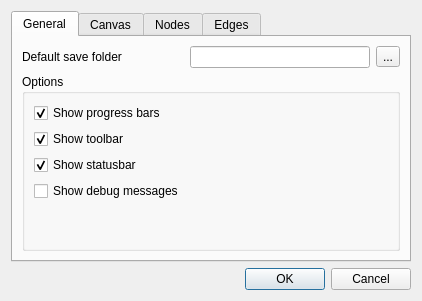
<?xml version="1.0" encoding="UTF-8"?>
<ui version="4.0">
 <class>PreferencesDialog</class>
 <widget class="QDialog" name="PreferencesDialog">
  <property name="geometry">
   <rect>
    <x>0</x>
    <y>0</y>
    <width>422</width>
    <height>300</height>
   </rect>
  </property>
  <property name="windowTitle">
   <string>Dialog</string>
  </property>
  <layout class="QGridLayout" name="gridLayout">
   <item row="2" column="0">
    <widget class="QDialogButtonBox" name="buttonBox">
     <property name="orientation">
      <enum>Qt::Horizontal</enum>
     </property>
     <property name="standardButtons">
      <set>QDialogButtonBox::Cancel|QDialogButtonBox::Ok</set>
     </property>
    </widget>
   </item>
   <item row="0" column="0">
    <widget class="QTabWidget" name="tabWidget">
     <property name="currentIndex">
      <number>0</number>
     </property>
     <widget class="QWidget" name="generalTab">
      <attribute name="title">
       <string>General</string>
      </attribute>
      <layout class="QGridLayout" name="gridLayout_2">
       <item row="0" column="0">
        <layout class="QHBoxLayout" name="horizontalLayout">
         <item>
          <widget class="QLabel" name="label">
           <property name="text">
            <string>Default save folder</string>
           </property>
          </widget>
         </item>
         <item>
          <spacer name="horizontalSpacer">
           <property name="orientation">
            <enum>Qt::Horizontal</enum>
           </property>
           <property name="sizeHint" stdset="0">
            <size>
             <width>40</width>
             <height>20</height>
            </size>
           </property>
          </spacer>
         </item>
         <item>
          <widget class="QLineEdit" name="dataDirEdit">
           <property name="minimumSize">
            <size>
             <width>180</width>
             <height>0</height>
            </size>
           </property>
           <property name="toolTip">
            <string>&lt;html&gt;&lt;head/&gt;&lt;body&gt;&lt;p&gt;&lt;span style=&quot; font-weight:600;&quot;&gt;Default Save / Export folder &lt;/span&gt;&lt;/p&gt;&lt;p&gt;This is the path of the folder where all SocNetV files and reports will be saved. &lt;/p&gt;&lt;p&gt;Click the button on the right to select a new folder. &lt;/p&gt;&lt;p&gt;This is a permanent setting, it will be the default of the application every time you run SocNetV. If the folder does not exist, it wil be created.&lt;/p&gt;&lt;/body&gt;&lt;/html&gt;</string>
           </property>
           <property name="whatsThis">
            <string>&lt;html&gt;&lt;head/&gt;&lt;body&gt;&lt;p&gt;&lt;span style=&quot; font-weight:600;&quot;&gt;Default Save / Export folder &lt;/span&gt;&lt;/p&gt;&lt;p&gt;This is the path of the folder where all SocNetV files and reports will be saved. &lt;/p&gt;&lt;p&gt;Click the button on the right to select a new folder. &lt;/p&gt;&lt;p&gt;This is a permanent setting, it will be the default of the application every time you run SocNetV. If the folder does not exist, it wil be created.&lt;/p&gt;&lt;/body&gt;&lt;/html&gt;</string>
           </property>
          </widget>
         </item>
         <item>
          <widget class="QToolButton" name="dataDirSelectButton">
           <property name="toolTip">
            <string>&lt;html&gt;&lt;head/&gt;&lt;body&gt;&lt;p&gt;&lt;span style=&quot; font-weight:600;&quot;&gt;Default Save / Export folder &lt;/span&gt;&lt;/p&gt;&lt;p&gt;Click this button to select a folder, where all SocNetV files and reports will be saved by default.  &lt;/p&gt;&lt;p&gt;This is a permanent setting, it will be the default of the application every time you run SocNetV. If the folder does not exist, it wil be created.&lt;/p&gt;&lt;/body&gt;&lt;/html&gt;</string>
           </property>
           <property name="whatsThis">
            <string>&lt;html&gt;&lt;head/&gt;&lt;body&gt;&lt;p&gt;&lt;span style=&quot; font-weight:600;&quot;&gt;Default Save / Export folder &lt;/span&gt;&lt;/p&gt;&lt;p&gt;Click this button to select a folder, where all SocNetV files and reports will be saved by default. &lt;/p&gt;&lt;p&gt;This is a permanent setting, it will be the default of the application every time you run SocNetV. If the folder does not exist, it wil be created.&lt;/p&gt;&lt;/body&gt;&lt;/html&gt;</string>
           </property>
           <property name="text">
            <string>...</string>
           </property>
          </widget>
         </item>
        </layout>
       </item>
       <item row="1" column="0">
        <widget class="QGroupBox" name="groupBox">
         <property name="title">
          <string>Options</string>
         </property>
         <layout class="QFormLayout" name="formLayout">
          <item row="0" column="0">
           <widget class="QCheckBox" name="progressBarsChkBox">
            <property name="toolTip">
             <string>&lt;html&gt;&lt;head/&gt;&lt;body&gt;&lt;p&gt;&lt;span style=&quot; font-weight:600;&quot;&gt;Progress Bars&lt;/span&gt;&lt;/p&gt;&lt;p&gt;Enable or disable the application Progress Bars.&lt;/p&gt;&lt;p&gt;Progress Bars may appear during time-cost operations. &lt;/p&gt;&lt;p&gt;Enabling Progress Bars has a significant cpu cost but lets you know about the progress of a given operation.&lt;/p&gt;&lt;p&gt;This is a permanent setting, it will be the default of the application every time you run SocNetV. &lt;/p&gt;&lt;/body&gt;&lt;/html&gt;</string>
            </property>
            <property name="whatsThis">
             <string>&lt;html&gt;&lt;head/&gt;&lt;body&gt;&lt;p&gt;&lt;span style=&quot; font-weight:600;&quot;&gt;Progress Bars&lt;/span&gt;&lt;/p&gt;&lt;p&gt;Enable or disable the application Progress Bars.&lt;/p&gt;&lt;p&gt;Progress Bars may appear during time-cost operations. &lt;/p&gt;&lt;p&gt;Enabling Progress Bars has a significant cpu cost but lets you know about the progress of a given operation.&lt;/p&gt;&lt;p&gt;This is a permanent setting, it will be the default of the application every time you run SocNetV. &lt;/p&gt;&lt;/body&gt;&lt;/html&gt;</string>
            </property>
            <property name="layoutDirection">
             <enum>Qt::LeftToRight</enum>
            </property>
            <property name="text">
             <string>Show progress bars</string>
            </property>
            <property name="checked">
             <bool>true</bool>
            </property>
           </widget>
          </item>
          <item row="1" column="0">
           <widget class="QCheckBox" name="toolBarChkBox">
            <property name="toolTip">
             <string>&lt;html&gt;&lt;head/&gt;&lt;body&gt;&lt;p&gt;&lt;span style=&quot; font-weight:600;&quot;&gt;Toolbar&lt;/span&gt;&lt;/p&gt;&lt;p&gt;Enable or disable the application toolbar.&lt;/p&gt;&lt;p&gt;The toolbar is the widget right below the menu, and carries useful icons. You can disable it if you like from here...&lt;/p&gt;&lt;p&gt;This is a permanent setting, it will be the default of the application every time you run SocNetV. &lt;/p&gt;&lt;/body&gt;&lt;/html&gt;</string>
            </property>
            <property name="whatsThis">
             <string>&lt;html&gt;&lt;head/&gt;&lt;body&gt;&lt;p&gt;&lt;span style=&quot; font-weight:600;&quot;&gt;Toolbar&lt;/span&gt;&lt;/p&gt;&lt;p&gt;Enable or disable the application toolbar.&lt;/p&gt;&lt;p&gt;The toolbar is the widget right below the menu, and carries useful icons. You can disable it if you like from here...&lt;/p&gt;&lt;p&gt;This is a permanent setting, it will be the default of the application every time you run SocNetV. &lt;/p&gt;&lt;/body&gt;&lt;/html&gt;</string>
            </property>
            <property name="layoutDirection">
             <enum>Qt::LeftToRight</enum>
            </property>
            <property name="text">
             <string>Show toolbar</string>
            </property>
            <property name="checked">
             <bool>true</bool>
            </property>
           </widget>
          </item>
          <item row="2" column="0">
           <widget class="QCheckBox" name="statusBarChkBox">
            <property name="toolTip">
             <string>&lt;html&gt;&lt;head/&gt;&lt;body&gt;&lt;p&gt;&lt;span style=&quot; font-weight:600;&quot;&gt;Statusbar&lt;/span&gt;&lt;/p&gt;&lt;p&gt;Enable or disable the application statusbar.&lt;/p&gt;&lt;p&gt;The statusbar is the widget at the bottom of the window, where messages appear. &lt;/p&gt;&lt;p&gt;This is a permanent setting, it will be the default of the application every time you run SocNetV. &lt;/p&gt;&lt;/body&gt;&lt;/html&gt;</string>
            </property>
            <property name="whatsThis">
             <string>&lt;html&gt;&lt;head/&gt;&lt;body&gt;&lt;p&gt;&lt;span style=&quot; font-weight:600;&quot;&gt;Statusbar&lt;/span&gt;&lt;/p&gt;&lt;p&gt;Enable or disable the application statusbar.&lt;/p&gt;&lt;p&gt;The statusbar is the widget at the bottom of the window, where messages appear. &lt;/p&gt;&lt;p&gt;This is a permanent setting, it will be the default of the application every time you run SocNetV. &lt;/p&gt;&lt;/body&gt;&lt;/html&gt;</string>
            </property>
            <property name="layoutDirection">
             <enum>Qt::LeftToRight</enum>
            </property>
            <property name="text">
             <string>Show statusbar</string>
            </property>
            <property name="checked">
             <bool>true</bool>
            </property>
           </widget>
          </item>
          <item row="3" column="0">
           <widget class="QCheckBox" name="debugChkBox">
            <property name="toolTip">
             <string>&lt;html&gt;&lt;head/&gt;&lt;body&gt;&lt;p&gt;&lt;span style=&quot; font-weight:600;&quot;&gt;Debug Messages&lt;/span&gt;&lt;/p&gt;&lt;p&gt;Enables or disable debug messages to strerr. &lt;/p&gt;&lt;p&gt;Enabling has a significant cpu cost but lets you know what SocNetV is actually doing.&lt;/p&gt;&lt;p&gt;This is a permanent setting, it will be the default of the application every time you run SocNetV. &lt;/p&gt;&lt;/body&gt;&lt;/html&gt;</string>
            </property>
            <property name="whatsThis">
             <string>&lt;html&gt;&lt;head/&gt;&lt;body&gt;&lt;p&gt;&lt;span style=&quot; font-weight:600;&quot;&gt;Debug Messages&lt;/span&gt;&lt;/p&gt;&lt;p&gt;Enables or disable debug messages to strerr. &lt;/p&gt;&lt;p&gt;Enabling has a significant cpu cost but lets you know what SocNetV is actually doing.&lt;/p&gt;&lt;p&gt;This is a permanent setting, it will be the default of the application every time you run SocNetV. &lt;/p&gt;&lt;/body&gt;&lt;/html&gt;</string>
            </property>
            <property name="layoutDirection">
             <enum>Qt::LeftToRight</enum>
            </property>
            <property name="text">
             <string>Show debug messages</string>
            </property>
           </widget>
          </item>
         </layout>
        </widget>
       </item>
      </layout>
     </widget>
     <widget class="QWidget" name="canvasTab">
      <attribute name="title">
       <string>Canvas</string>
      </attribute>
      <layout class="QGridLayout" name="gridLayout_3">
       <item row="0" column="0">
        <layout class="QHBoxLayout" name="horizontalLayout_3">
         <item>
          <widget class="QLabel" name="label_4">
           <property name="font">
            <font>
             <family>Ubuntu</family>
             <pointsize>10</pointsize>
             <weight>50</weight>
             <bold>false</bold>
            </font>
           </property>
           <property name="text">
            <string>Background color</string>
           </property>
          </widget>
         </item>
         <item>
          <spacer name="horizontalSpacer_3">
           <property name="font">
            <font>
             <family>DejaVu Sans</family>
             <pointsize>11</pointsize>
            </font>
           </property>
           <property name="orientation">
            <enum>Qt::Horizontal</enum>
           </property>
           <property name="sizeHint" stdset="0">
            <size>
             <width>40</width>
             <height>20</height>
            </size>
           </property>
          </spacer>
         </item>
         <item>
          <widget class="QToolButton" name="bgColorButton">
           <property name="minimumSize">
            <size>
             <width>60</width>
             <height>25</height>
            </size>
           </property>
           <property name="font">
            <font>
             <family>DejaVu Sans</family>
             <pointsize>11</pointsize>
            </font>
           </property>
           <property name="toolTip">
            <string>&lt;html&gt;&lt;head/&gt;&lt;body&gt;&lt;p&gt;&lt;span style=&quot; font-weight:600;&quot;&gt;Background color&lt;/span&gt;&lt;/p&gt;&lt;p&gt;Click this button to select a new background color. &lt;/p&gt;&lt;p&gt;This is a permanent setting, it will be the default of the application every time you run SocNetV. &lt;/p&gt;&lt;/body&gt;&lt;/html&gt;</string>
           </property>
           <property name="whatsThis">
            <string>&lt;html&gt;&lt;head/&gt;&lt;body&gt;&lt;p&gt;&lt;span style=&quot; font-weight:600;&quot;&gt;Background color&lt;/span&gt;&lt;/p&gt;&lt;p&gt;Click this button to select a new background color. &lt;/p&gt;&lt;p&gt;This is a permanent setting, it will be the default of the application every time you run SocNetV. &lt;/p&gt;&lt;/body&gt;&lt;/html&gt;</string>
           </property>
           <property name="text">
            <string>...</string>
           </property>
           <property name="iconSize">
            <size>
             <width>60</width>
             <height>20</height>
            </size>
           </property>
          </widget>
         </item>
        </layout>
       </item>
       <item row="1" column="0">
        <layout class="QHBoxLayout" name="horizontalLayout_2">
         <item>
          <widget class="QLabel" name="label_2">
           <property name="text">
            <string>Background Image</string>
           </property>
          </widget>
         </item>
         <item>
          <spacer name="horizontalSpacer_2">
           <property name="orientation">
            <enum>Qt::Horizontal</enum>
           </property>
           <property name="sizeHint" stdset="0">
            <size>
             <width>40</width>
             <height>20</height>
            </size>
           </property>
          </spacer>
         </item>
         <item>
          <widget class="QLineEdit" name="bgImageSelectEdit">
           <property name="minimumSize">
            <size>
             <width>200</width>
             <height>0</height>
            </size>
           </property>
           <property name="toolTip">
            <string>&lt;html&gt;&lt;head/&gt;&lt;body&gt;&lt;p&gt;&lt;span style=&quot; font-weight:600;&quot;&gt;Background image&lt;/span&gt;&lt;/p&gt;&lt;p&gt;This is the path of the default background image. &lt;/p&gt;&lt;p&gt;Click the button on the right to select a new background image.&lt;/p&gt;&lt;p&gt;This is a permanent setting, it will be the default of the application every time you run SocNetV. If the file does not exist, the default background color will be used.&lt;/p&gt;&lt;/body&gt;&lt;/html&gt;</string>
           </property>
           <property name="whatsThis">
            <string>&lt;html&gt;&lt;head/&gt;&lt;body&gt;&lt;p&gt;&lt;span style=&quot; font-weight:600;&quot;&gt;Background image&lt;/span&gt;&lt;/p&gt;&lt;p&gt;This is the path of the default background image. &lt;/p&gt;&lt;p&gt;Click the button on the right to select a new background image.&lt;/p&gt;&lt;p&gt;This is a permanent setting, it will be the default of the application every time you run SocNetV. If the file does not exist, the default background color will be used.&lt;/p&gt;&lt;/body&gt;&lt;/html&gt;</string>
           </property>
          </widget>
         </item>
         <item>
          <widget class="QToolButton" name="bgImageSelectButton">
           <property name="toolTip">
            <string>&lt;html&gt;&lt;head/&gt;&lt;body&gt;&lt;p&gt;&lt;span style=&quot; font-weight:600;&quot;&gt;Background image&lt;/span&gt;&lt;/p&gt;&lt;p&gt;Click this button to select a new background image.&lt;/p&gt;&lt;p&gt;This is a permanent setting, it will be the default of the application every time you run SocNetV.  If the file does not exist, the default background color will be used.&lt;/p&gt;&lt;/body&gt;&lt;/html&gt;</string>
           </property>
           <property name="whatsThis">
            <string>&lt;html&gt;&lt;head/&gt;&lt;body&gt;&lt;p&gt;&lt;span style=&quot; font-weight:600;&quot;&gt;Background image&lt;/span&gt;&lt;/p&gt;&lt;p&gt;Click this button to select a new background image.&lt;/p&gt;&lt;p&gt;This is a permanent setting, it will be the default of the application every time you run SocNetV. If the file does not exist, the default background color will be used.&lt;/p&gt;&lt;/body&gt;&lt;/html&gt;</string>
           </property>
           <property name="text">
            <string>...</string>
           </property>
          </widget>
         </item>
        </layout>
       </item>
       <item row="2" column="0">
        <widget class="QGroupBox" name="groupBox_2">
         <property name="title">
          <string>Options</string>
         </property>
         <layout class="QFormLayout" name="formLayout_2">
          <property name="fieldGrowthPolicy">
           <enum>QFormLayout::AllNonFixedFieldsGrow</enum>
          </property>
          <item row="0" column="0">
           <widget class="QCheckBox" name="antialiasingChkBox">
            <property name="toolTip">
             <string>&lt;html&gt;&lt;head/&gt;&lt;body&gt;&lt;p&gt;&lt;span style=&quot; font-weight:600;&quot;&gt;Anti-Aliasing&lt;/span&gt;&lt;/p&gt;&lt;p&gt;Enable or disable Anti-Aliasing.&lt;/p&gt;&lt;p&gt;Anti-aliasing is a technique which makes nodes, lines and text, smoother and fancier. But it comes at the cost of speed... &lt;/p&gt;&lt;p&gt;This is a permanent setting, it will be the default of the application every time you run SocNetV. &lt;/p&gt;&lt;p&gt;&lt;br/&gt;&lt;/p&gt;&lt;/body&gt;&lt;/html&gt;</string>
            </property>
            <property name="whatsThis">
             <string>&lt;html&gt;&lt;head/&gt;&lt;body&gt;&lt;p&gt;&lt;span style=&quot; font-weight:600;&quot;&gt;Anti-Aliasing&lt;/span&gt;&lt;/p&gt;&lt;p&gt;Enable or disable Anti-Aliasing.&lt;/p&gt;&lt;p&gt;Anti-aliasing is a technique which makes nodes, lines and text, smoother and fancier. But it comes at the cost of speed... &lt;/p&gt;&lt;p&gt;This is a permanent setting, it will be the default of the application every time you run SocNetV. &lt;/p&gt;&lt;p&gt;&lt;br/&gt;&lt;/p&gt;&lt;/body&gt;&lt;/html&gt;</string>
            </property>
            <property name="layoutDirection">
             <enum>Qt::LeftToRight</enum>
            </property>
            <property name="text">
             <string>Enable antialiasing</string>
            </property>
           </widget>
          </item>
         </layout>
        </widget>
       </item>
      </layout>
     </widget>
     <widget class="QWidget" name="nodesTab">
      <attribute name="title">
       <string>Nodes</string>
      </attribute>
      <layout class="QGridLayout" name="gridLayout_4">
       <item row="0" column="0">
        <layout class="QHBoxLayout" name="horizontalLayout_4">
         <item>
          <widget class="QLabel" name="label_6">
           <property name="font">
            <font>
             <family>DejaVu Sans</family>
             <pointsize>11</pointsize>
            </font>
           </property>
           <property name="text">
            <string>Default color</string>
           </property>
          </widget>
         </item>
         <item>
          <spacer name="horizontalSpacer_5">
           <property name="font">
            <font>
             <family>DejaVu Sans</family>
             <pointsize>11</pointsize>
            </font>
           </property>
           <property name="orientation">
            <enum>Qt::Horizontal</enum>
           </property>
           <property name="sizeHint" stdset="0">
            <size>
             <width>40</width>
             <height>20</height>
            </size>
           </property>
          </spacer>
         </item>
         <item>
          <widget class="QToolButton" name="colorButton">
           <property name="minimumSize">
            <size>
             <width>60</width>
             <height>25</height>
            </size>
           </property>
           <property name="font">
            <font>
             <family>DejaVu Sans</family>
             <pointsize>11</pointsize>
            </font>
           </property>
           <property name="text">
            <string>...</string>
           </property>
           <property name="iconSize">
            <size>
             <width>60</width>
             <height>20</height>
            </size>
           </property>
          </widget>
         </item>
        </layout>
       </item>
       <item row="1" column="0">
        <layout class="QHBoxLayout" name="horizontalLayout_5">
         <item>
          <widget class="QLabel" name="label_5">
           <property name="font">
            <font>
             <family>DejaVu Sans</family>
             <pointsize>11</pointsize>
            </font>
           </property>
           <property name="text">
            <string>Default shape</string>
           </property>
          </widget>
         </item>
         <item>
          <spacer name="horizontalSpacer_4">
           <property name="font">
            <font>
             <family>DejaVu Sans</family>
             <pointsize>11</pointsize>
            </font>
           </property>
           <property name="orientation">
            <enum>Qt::Horizontal</enum>
           </property>
           <property name="sizeHint" stdset="0">
            <size>
             <width>40</width>
             <height>20</height>
            </size>
           </property>
          </spacer>
         </item>
         <item>
          <widget class="QRadioButton" name="boxRadio">
           <property name="font">
            <font>
             <family>DejaVu Sans</family>
             <pointsize>11</pointsize>
            </font>
           </property>
           <property name="text">
            <string/>
           </property>
           <property name="icon">
            <iconset resource="../src.qrc">
             <normaloff>:/images/box.png</normaloff>:/images/box.png</iconset>
           </property>
          </widget>
         </item>
         <item>
          <widget class="QRadioButton" name="circleRadio">
           <property name="font">
            <font>
             <family>DejaVu Sans</family>
             <pointsize>11</pointsize>
            </font>
           </property>
           <property name="text">
            <string/>
           </property>
           <property name="icon">
            <iconset resource="../src.qrc">
             <normaloff>:/images/circle.png</normaloff>:/images/circle.png</iconset>
           </property>
          </widget>
         </item>
         <item>
          <widget class="QRadioButton" name="diamondRadio">
           <property name="font">
            <font>
             <family>DejaVu Sans</family>
             <pointsize>11</pointsize>
            </font>
           </property>
           <property name="text">
            <string/>
           </property>
           <property name="icon">
            <iconset resource="../src.qrc">
             <normaloff>:/images/diamond.png</normaloff>:/images/diamond.png</iconset>
           </property>
          </widget>
         </item>
         <item>
          <widget class="QRadioButton" name="ellipseRadio">
           <property name="font">
            <font>
             <family>DejaVu Sans</family>
             <pointsize>11</pointsize>
            </font>
           </property>
           <property name="text">
            <string/>
           </property>
           <property name="icon">
            <iconset resource="../src.qrc">
             <normaloff>:/images/ellipse.png</normaloff>:/images/ellipse.png</iconset>
           </property>
          </widget>
         </item>
         <item>
          <widget class="QRadioButton" name="triangleRadio">
           <property name="font">
            <font>
             <family>DejaVu Sans</family>
             <pointsize>11</pointsize>
            </font>
           </property>
           <property name="text">
            <string/>
           </property>
           <property name="icon">
            <iconset resource="../src.qrc">
             <normaloff>:/images/triangle.png</normaloff>:/images/triangle.png</iconset>
           </property>
          </widget>
         </item>
        </layout>
       </item>
       <item row="2" column="0">
        <layout class="QHBoxLayout" name="horizontalLayout_6">
         <item>
          <widget class="QLabel" name="label_3">
           <property name="font">
            <font>
             <family>DejaVu Sans</family>
             <pointsize>11</pointsize>
            </font>
           </property>
           <property name="text">
            <string>Default size</string>
           </property>
          </widget>
         </item>
         <item>
          <spacer name="horizontalSpacer_6">
           <property name="font">
            <font>
             <family>DejaVu Sans</family>
             <pointsize>11</pointsize>
            </font>
           </property>
           <property name="orientation">
            <enum>Qt::Horizontal</enum>
           </property>
           <property name="sizeHint" stdset="0">
            <size>
             <width>40</width>
             <height>20</height>
            </size>
           </property>
          </spacer>
         </item>
         <item>
          <widget class="QSpinBox" name="sizeSpin">
           <property name="font">
            <font>
             <family>DejaVu Sans</family>
             <pointsize>11</pointsize>
            </font>
           </property>
           <property name="value">
            <number>8</number>
           </property>
          </widget>
         </item>
        </layout>
       </item>
       <item row="3" column="0">
        <widget class="QGroupBox" name="groupBox_3">
         <property name="title">
          <string>Options</string>
         </property>
         <layout class="QFormLayout" name="formLayout_3">
          <property name="fieldGrowthPolicy">
           <enum>QFormLayout::AllNonFixedFieldsGrow</enum>
          </property>
          <item row="0" column="0">
           <widget class="QCheckBox" name="nodeNumbersChkBox">
            <property name="layoutDirection">
             <enum>Qt::LeftToRight</enum>
            </property>
            <property name="text">
             <string>Display numbers</string>
            </property>
           </widget>
          </item>
          <item row="1" column="0">
           <widget class="QCheckBox" name="nodeLabelsChkBox">
            <property name="layoutDirection">
             <enum>Qt::LeftToRight</enum>
            </property>
            <property name="text">
             <string>Display Labels</string>
            </property>
           </widget>
          </item>
          <item row="2" column="0">
           <widget class="QCheckBox" name="nodeNumbersInsideChkBox">
            <property name="layoutDirection">
             <enum>Qt::LeftToRight</enum>
            </property>
            <property name="text">
             <string>Display numbers inside nodes</string>
            </property>
           </widget>
          </item>
         </layout>
        </widget>
       </item>
      </layout>
     </widget>
     <widget class="QWidget" name="edgesTab">
      <attribute name="title">
       <string>Edges</string>
      </attribute>
     </widget>
    </widget>
   </item>
  </layout>
 </widget>
 <resources>
  <include location="../src.qrc"/>
 </resources>
 <connections>
  <connection>
   <sender>buttonBox</sender>
   <signal>accepted()</signal>
   <receiver>PreferencesDialog</receiver>
   <slot>accept()</slot>
   <hints>
    <hint type="sourcelabel">
     <x>227</x>
     <y>281</y>
    </hint>
    <hint type="destinationlabel">
     <x>157</x>
     <y>274</y>
    </hint>
   </hints>
  </connection>
  <connection>
   <sender>buttonBox</sender>
   <signal>rejected()</signal>
   <receiver>PreferencesDialog</receiver>
   <slot>reject()</slot>
   <hints>
    <hint type="sourcelabel">
     <x>295</x>
     <y>287</y>
    </hint>
    <hint type="destinationlabel">
     <x>286</x>
     <y>274</y>
    </hint>
   </hints>
  </connection>
 </connections>
</ui>
